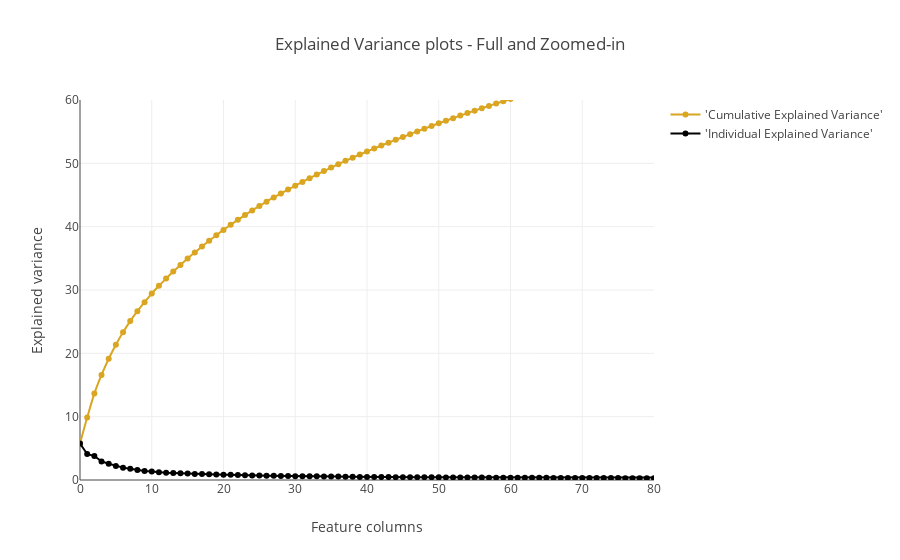

The notebook cell saved with this chart:
### Code cell
trace1 = go.Scatter(
    x=list(range(784)),
    y=cum_var_exp,
    mode = 'lines+markers',
    name = "'Cumulative Explained Variance'",
    line = dict(
        shape = 'spline',
        color = 'goldenrod'
        )
)
trace2 = go.Scatter(
    x = list(range(784)),
    y = var_exp,
    mode = 'lines+markers',
    name = "'Individual Explained Variance'",
    line = dict(
        shape = 'linear',
        color = 'black'
    )
)
fig = tls.make_subplots(insets = [{'cell': (1,1), 'l': 0.7
                                 ,'b':0.5}], print_grid = True)

fig.append_trace(trace1, 1, 1)
fig.append_trace(trace2, 1, 1)
fig.layout.title = 'Explained Variance plots - Full and Zoomed-in'
fig.layout.xaxis = dict(range=[0,80], title = 'Feature columns')
fig.layout.yaxis = dict(range=[0,60], title = 'Explained variance')

py.iplot(fig, filename='inset example')

### Figure 1 — Plotly figure (JSON) as saved in the notebook; plotly's stock layout.template omitted (floating-point values rounded to 4 significant figures; data arrays with more than 128 entries replaced by an {"elided": "..."} marker saying what was removed)
{"data": [{"line": {"color": "goldenrod", "shape": "spline"}, "mode": "lines+markers", "name": "'Cumulative Explained Variance'", "type": "scatter", "uid": "3cdb21de-97f8-4d5e-8ed6-6ad38a3fff7c", "x": {"elided": "784 int values"}, "xaxis": "x", "y": {"elided": "784 float values"}, "yaxis": "y"}, {"line": {"color": "black", "shape": "linear"}, "mode": "lines+markers", "name": "'Individual Explained Variance'", "type": "scatter", "uid": "6b6f9a90-84f6-4775-a1a2-cf20d1e4e9de", "x": {"elided": "784 int values"}, "xaxis": "x", "y": {"elided": "784 float values"}, "yaxis": "y"}], "layout": {"title": {"text": "Explained Variance plots - Full and Zoomed-in"}, "xaxis": {"range": [0, 80], "title": {"text": "Feature columns"}}, "xaxis2": {"anchor": "y2", "domain": [0.7, 1]}, "yaxis": {"range": [0, 60], "title": {"text": "Explained variance"}}, "yaxis2": {"anchor": "x2", "domain": [0.5, 1]}}}
